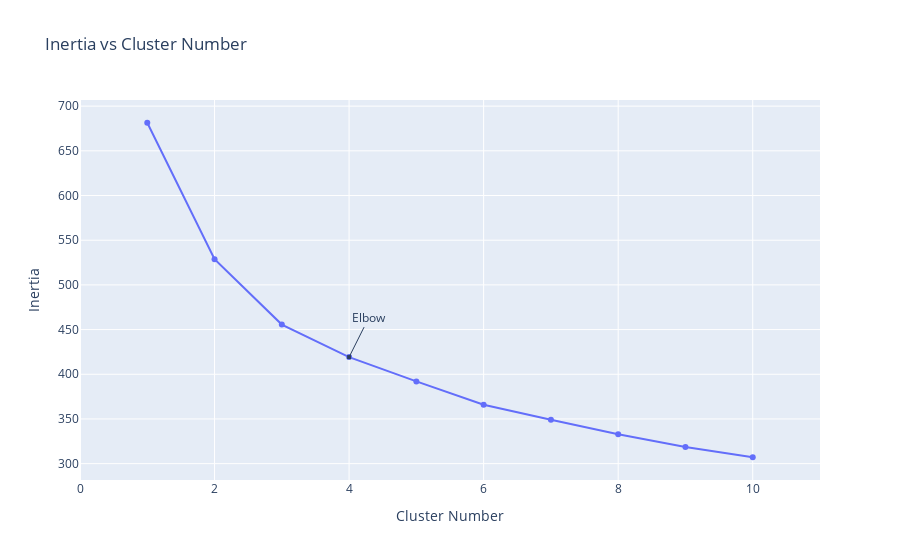

Notebook source saved alongside this figure:
### Code cell
inertia = []
for i in range(1,11):
    kmeans = KMeans(
        n_clusters=i, init="k-means++",
        n_init=10,
        tol=1e-04, random_state=42
    )
    kmeans.fit(X)
    inertia.append(kmeans.inertia_)
fig = go.Figure(data=go.Scatter(x=np.arange(1,11),y=inertia))
fig.update_layout(title="Inertia vs Cluster Number",xaxis=dict(range=[0,11],title="Cluster Number"),
                  yaxis={'title':'Inertia'},
                 annotations=[
        dict(
            x=4,
            y=inertia[3],
            xref="x",
            yref="y",
            text="Elbow",
            showarrow=True,
            arrowhead=7,
            ax=20,
            ay=-40
        )
    ])

### Figure 1 — Plotly figure (JSON) as saved in the notebook; plotly's stock layout.template omitted (floating-point values rounded to 4 significant figures)
{"data": [{"type": "scatter", "x": [1, 2, 3, 4, 5, 6, 7, 8, 9, 10], "y": [681.4, 528.8, 455.6, 419.2, 392.0, 365.9, 349.1, 332.9, 318.6, 307.2]}], "layout": {"annotations": [{"arrowhead": 7, "ax": 20, "ay": -40, "showarrow": true, "text": "Elbow", "x": 4, "xref": "x", "y": 419.2, "yref": "y"}], "title": {"text": "Inertia vs Cluster Number"}, "xaxis": {"range": [0, 11], "title": {"text": "Cluster Number"}}, "yaxis": {"title": {"text": "Inertia"}}}}
